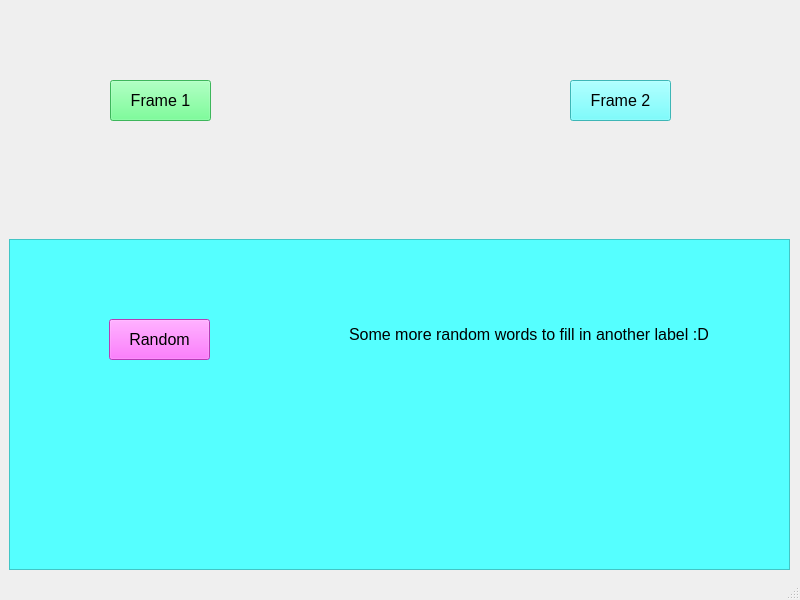
<?xml version="1.0" encoding="UTF-8"?>
<ui version="4.0">
 <class>MainWindow</class>
 <widget class="QMainWindow" name="MainWindow">
  <property name="geometry">
   <rect>
    <x>0</x>
    <y>0</y>
    <width>800</width>
    <height>600</height>
   </rect>
  </property>
  <property name="windowTitle">
   <string>MainWindow</string>
  </property>
  <widget class="QWidget" name="centralwidget">
   <widget class="QFrame" name="frame">
    <property name="geometry">
     <rect>
      <x>9</x>
      <y>239</y>
      <width>781</width>
      <height>331</height>
     </rect>
    </property>
    <property name="styleSheet">
     <string notr="true">background-color: rgb(85, 255, 127);</string>
    </property>
    <property name="frameShape">
     <enum>QFrame::StyledPanel</enum>
    </property>
    <property name="frameShadow">
     <enum>QFrame::Raised</enum>
    </property>
    <widget class="QPushButton" name="pushButton">
     <property name="geometry">
      <rect>
       <x>100</x>
       <y>80</y>
       <width>101</width>
       <height>41</height>
      </rect>
     </property>
     <property name="font">
      <font>
       <pointsize>12</pointsize>
      </font>
     </property>
     <property name="styleSheet">
      <string notr="true">background-color: rgb(255, 170, 255);</string>
     </property>
     <property name="text">
      <string>Random</string>
     </property>
    </widget>
    <widget class="QLabel" name="label">
     <property name="geometry">
      <rect>
       <x>430</x>
       <y>40</y>
       <width>291</width>
       <height>111</height>
      </rect>
     </property>
     <property name="font">
      <font>
       <pointsize>12</pointsize>
      </font>
     </property>
     <property name="text">
      <string>Random Text used to fill in this label ;D</string>
     </property>
    </widget>
    <widget class="QFrame" name="frame_2">
     <property name="geometry">
      <rect>
       <x>0</x>
       <y>0</y>
       <width>781</width>
       <height>331</height>
      </rect>
     </property>
     <property name="styleSheet">
      <string notr="true">background-color: rgb(85, 255, 255);</string>
     </property>
     <property name="frameShape">
      <enum>QFrame::StyledPanel</enum>
     </property>
     <property name="frameShadow">
      <enum>QFrame::Raised</enum>
     </property>
     <widget class="QPushButton" name="pushButton_3">
      <property name="geometry">
       <rect>
        <x>100</x>
        <y>80</y>
        <width>101</width>
        <height>41</height>
       </rect>
      </property>
      <property name="font">
       <font>
        <pointsize>12</pointsize>
       </font>
      </property>
      <property name="styleSheet">
       <string notr="true">background-color: rgb(255, 85, 255);</string>
      </property>
      <property name="text">
       <string>Random</string>
      </property>
     </widget>
     <widget class="QLabel" name="label_2">
      <property name="geometry">
       <rect>
        <x>340</x>
        <y>40</y>
        <width>381</width>
        <height>111</height>
       </rect>
      </property>
      <property name="font">
       <font>
        <pointsize>12</pointsize>
       </font>
      </property>
      <property name="text">
       <string>Some more random words to fill in another label :D</string>
      </property>
     </widget>
    </widget>
   </widget>
   <widget class="QPushButton" name="pushButton_2">
    <property name="geometry">
     <rect>
      <x>110</x>
      <y>80</y>
      <width>101</width>
      <height>41</height>
     </rect>
    </property>
    <property name="font">
     <font>
      <pointsize>12</pointsize>
     </font>
    </property>
    <property name="styleSheet">
     <string notr="true">background-color: rgb(85, 255, 127);</string>
    </property>
    <property name="text">
     <string>Frame 1</string>
    </property>
   </widget>
   <widget class="QPushButton" name="pushButton_4">
    <property name="geometry">
     <rect>
      <x>570</x>
      <y>80</y>
      <width>101</width>
      <height>41</height>
     </rect>
    </property>
    <property name="font">
     <font>
      <pointsize>12</pointsize>
     </font>
    </property>
    <property name="styleSheet">
     <string notr="true">background-color: rgb(85, 255, 255);</string>
    </property>
    <property name="text">
     <string>Frame 2</string>
    </property>
   </widget>
  </widget>
  <widget class="QMenuBar" name="menubar">
   <property name="geometry">
    <rect>
     <x>0</x>
     <y>0</y>
     <width>800</width>
     <height>21</height>
    </rect>
   </property>
  </widget>
  <widget class="QStatusBar" name="statusbar"/>
 </widget>
 <resources/>
 <connections/>
</ui>
